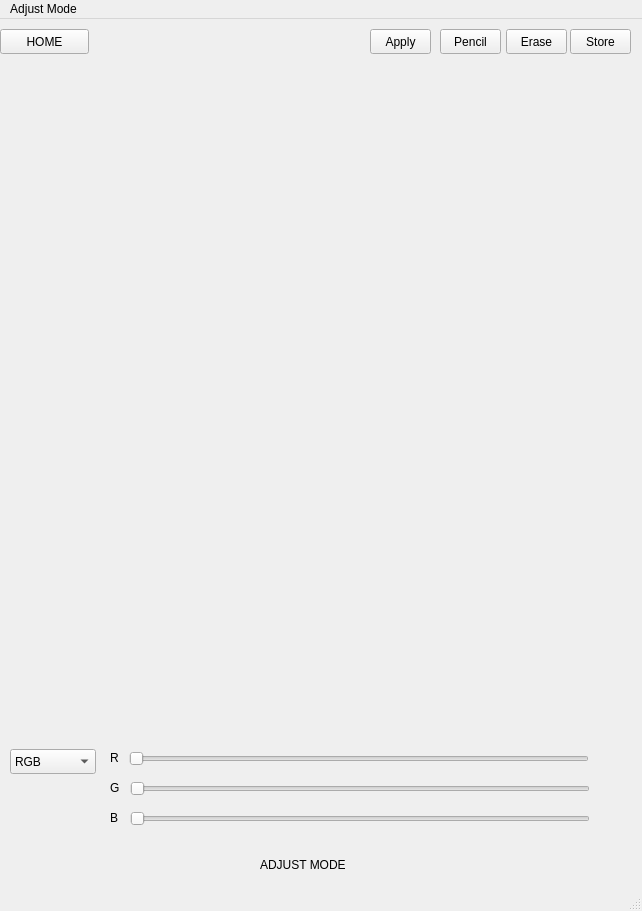
<?xml version="1.0" encoding="UTF-8"?>
<ui version="4.0">
 <class>MainWindow</class>
 <widget class="QMainWindow" name="MainWindow">
  <property name="geometry">
   <rect>
    <x>0</x>
    <y>0</y>
    <width>642</width>
    <height>911</height>
   </rect>
  </property>
  <property name="windowTitle">
   <string>MainWindow</string>
  </property>
  <widget class="QWidget" name="centralwidget">
   <widget class="QLabel" name="labelMain">
    <property name="geometry">
     <rect>
      <x>0</x>
      <y>50</y>
      <width>630</width>
      <height>631</height>
     </rect>
    </property>
    <property name="text">
     <string/>
    </property>
   </widget>
   <widget class="QPushButton" name="btnHome">
    <property name="geometry">
     <rect>
      <x>0</x>
      <y>10</y>
      <width>89</width>
      <height>25</height>
     </rect>
    </property>
    <property name="text">
     <string>HOME</string>
    </property>
   </widget>
   <widget class="QComboBox" name="cbColor">
    <property name="geometry">
     <rect>
      <x>10</x>
      <y>730</y>
      <width>86</width>
      <height>25</height>
     </rect>
    </property>
    <item>
     <property name="text">
      <string>RGB</string>
     </property>
    </item>
    <item>
     <property name="text">
      <string>HSV</string>
     </property>
    </item>
    <item>
     <property name="text">
      <string>BGR</string>
     </property>
    </item>
   </widget>
   <widget class="QLabel" name="label">
    <property name="geometry">
     <rect>
      <x>260</x>
      <y>830</y>
      <width>141</width>
      <height>31</height>
     </rect>
    </property>
    <property name="text">
     <string>ADJUST MODE</string>
    </property>
   </widget>
   <widget class="QSlider" name="sdBlue">
    <property name="geometry">
     <rect>
      <x>130</x>
      <y>790</y>
      <width>460</width>
      <height>20</height>
     </rect>
    </property>
    <property name="orientation">
     <enum>Qt::Horizontal</enum>
    </property>
   </widget>
   <widget class="QSlider" name="sdGreen">
    <property name="geometry">
     <rect>
      <x>130</x>
      <y>760</y>
      <width>460</width>
      <height>20</height>
     </rect>
    </property>
    <property name="orientation">
     <enum>Qt::Horizontal</enum>
    </property>
   </widget>
   <widget class="QSlider" name="sdRed">
    <property name="geometry">
     <rect>
      <x>129</x>
      <y>730</y>
      <width>460</width>
      <height>20</height>
     </rect>
    </property>
    <property name="orientation">
     <enum>Qt::Horizontal</enum>
    </property>
   </widget>
   <widget class="QLabel" name="labelR">
    <property name="geometry">
     <rect>
      <x>110</x>
      <y>730</y>
      <width>16</width>
      <height>17</height>
     </rect>
    </property>
    <property name="text">
     <string>R</string>
    </property>
   </widget>
   <widget class="QLabel" name="labelG">
    <property name="geometry">
     <rect>
      <x>110</x>
      <y>760</y>
      <width>16</width>
      <height>17</height>
     </rect>
    </property>
    <property name="text">
     <string>G</string>
    </property>
   </widget>
   <widget class="QLabel" name="labelB">
    <property name="geometry">
     <rect>
      <x>110</x>
      <y>790</y>
      <width>16</width>
      <height>17</height>
     </rect>
    </property>
    <property name="text">
     <string>B</string>
    </property>
   </widget>
   <widget class="QPushButton" name="btnPencil">
    <property name="geometry">
     <rect>
      <x>440</x>
      <y>10</y>
      <width>61</width>
      <height>25</height>
     </rect>
    </property>
    <property name="text">
     <string>Pencil</string>
    </property>
   </widget>
   <widget class="QLabel" name="lbRed">
    <property name="geometry">
     <rect>
      <x>595</x>
      <y>730</y>
      <width>41</width>
      <height>20</height>
     </rect>
    </property>
    <property name="text">
     <string/>
    </property>
   </widget>
   <widget class="QLabel" name="lbGreen">
    <property name="geometry">
     <rect>
      <x>596</x>
      <y>760</y>
      <width>41</width>
      <height>20</height>
     </rect>
    </property>
    <property name="text">
     <string/>
    </property>
   </widget>
   <widget class="QLabel" name="lbBlue">
    <property name="geometry">
     <rect>
      <x>595</x>
      <y>790</y>
      <width>41</width>
      <height>20</height>
     </rect>
    </property>
    <property name="text">
     <string/>
    </property>
   </widget>
   <widget class="QPushButton" name="btnErase">
    <property name="geometry">
     <rect>
      <x>506</x>
      <y>10</y>
      <width>61</width>
      <height>25</height>
     </rect>
    </property>
    <property name="text">
     <string>Erase</string>
    </property>
   </widget>
   <widget class="QPushButton" name="btnStore">
    <property name="geometry">
     <rect>
      <x>570</x>
      <y>10</y>
      <width>61</width>
      <height>25</height>
     </rect>
    </property>
    <property name="text">
     <string>Store</string>
    </property>
   </widget>
   <widget class="QPushButton" name="btnPencil_2">
    <property name="geometry">
     <rect>
      <x>370</x>
      <y>10</y>
      <width>61</width>
      <height>25</height>
     </rect>
    </property>
    <property name="text">
     <string>Apply</string>
    </property>
   </widget>
  </widget>
  <widget class="QMenuBar" name="menubar">
   <property name="geometry">
    <rect>
     <x>0</x>
     <y>0</y>
     <width>642</width>
     <height>22</height>
    </rect>
   </property>
   <widget class="QMenu" name="menu">
    <property name="title">
     <string>Adjust Mode</string>
    </property>
   </widget>
   <addaction name="menu"/>
  </widget>
  <widget class="QStatusBar" name="statusbar"/>
 </widget>
 <resources/>
 <connections/>
</ui>
